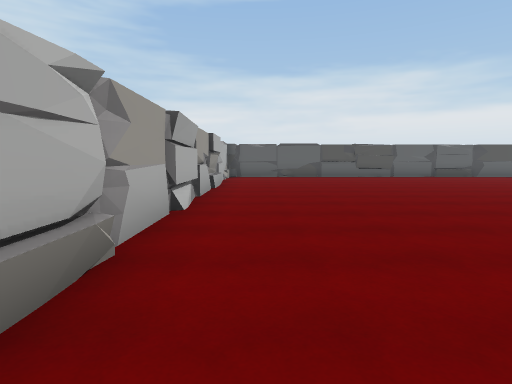
View 1 (above)

16 first-person views from a walk through a 3-D level made in the Unity game engine. The camera is 1.5 m above the floor, tilts 6° down and sees 80° across. The floor is counted in squares, 2 m on a side. Each view is taken from the middle of a square. On the plan, view 1 faces up. The plan holds only what a view shows up to about 10 squares ahead; the rest is blank. The place goes on beyond the plan. The player character is not drawn.

View 2
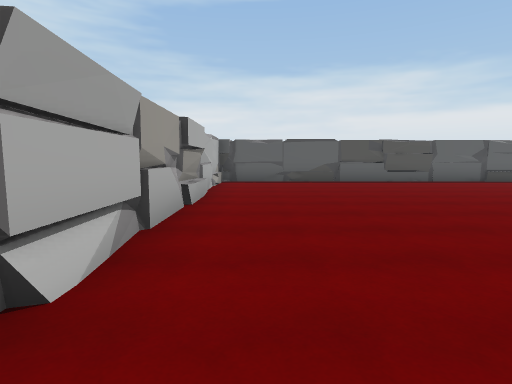

View 3
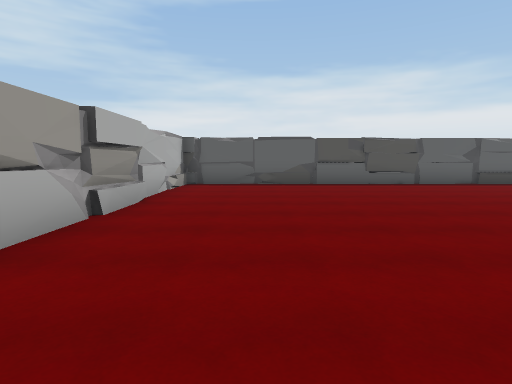

View 4
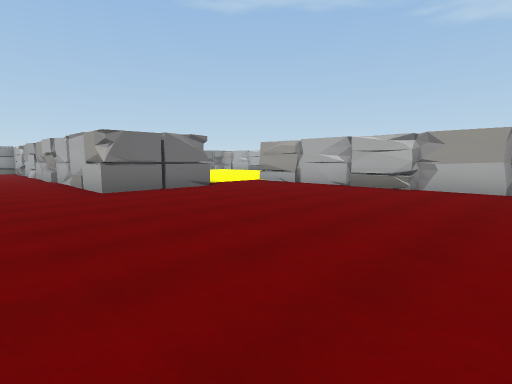

View 5
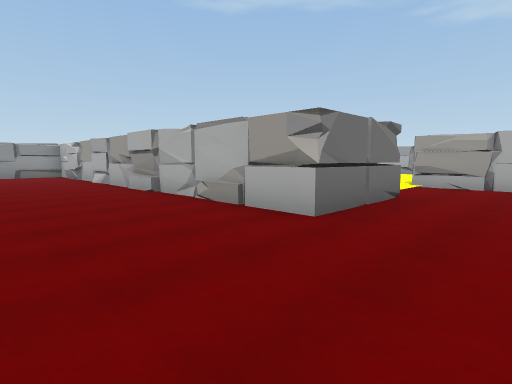

View 6
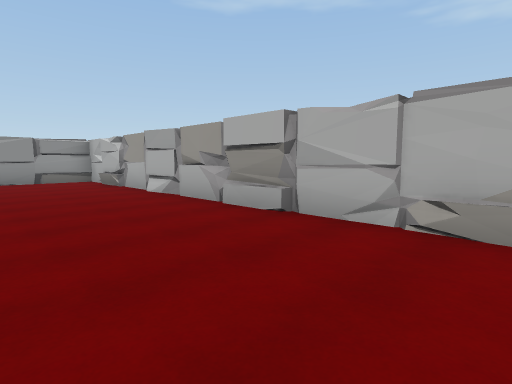

View 7
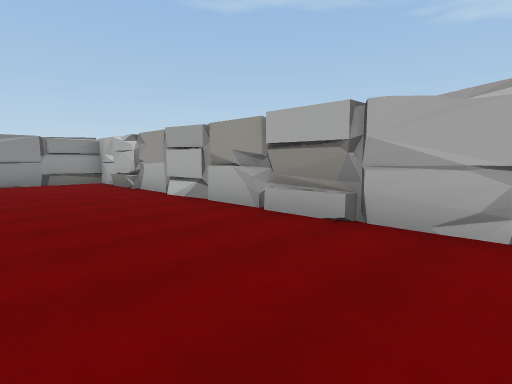

View 8
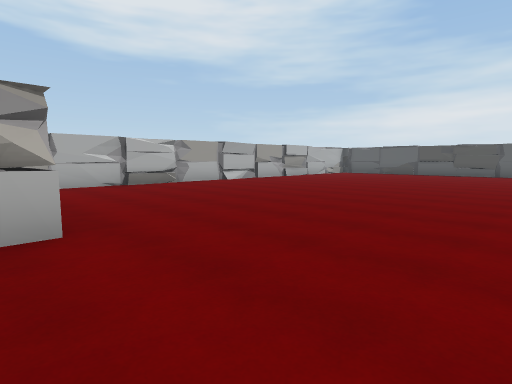

View 9
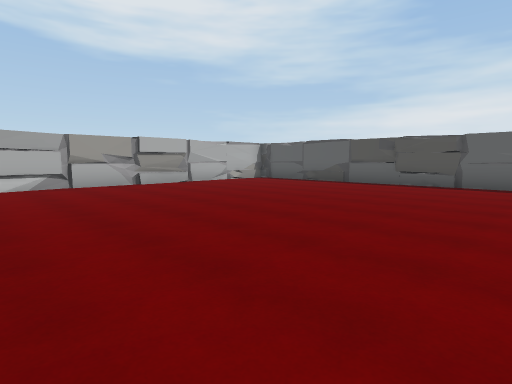

View 10
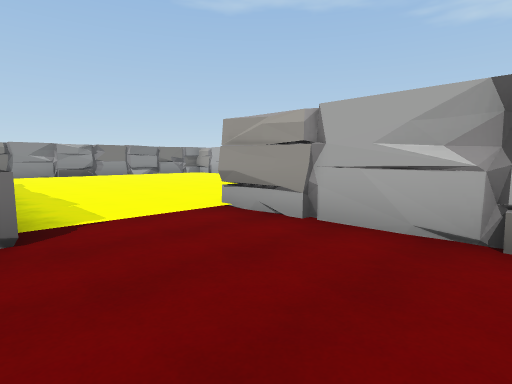

View 11
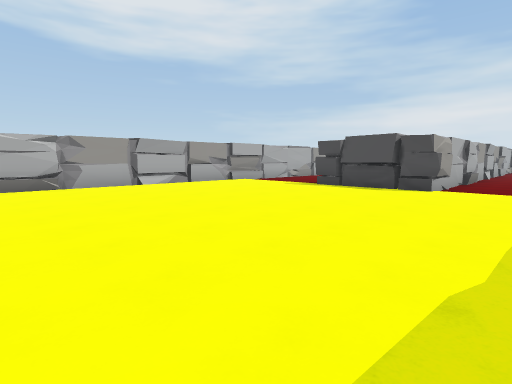

View 12
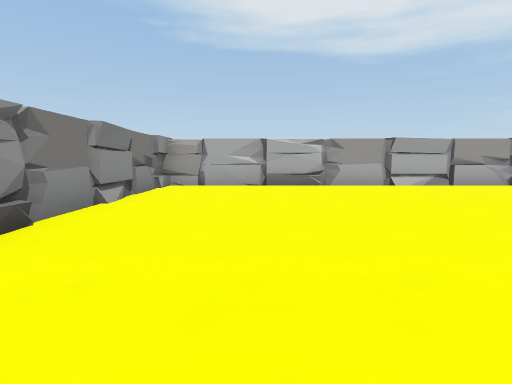

View 13
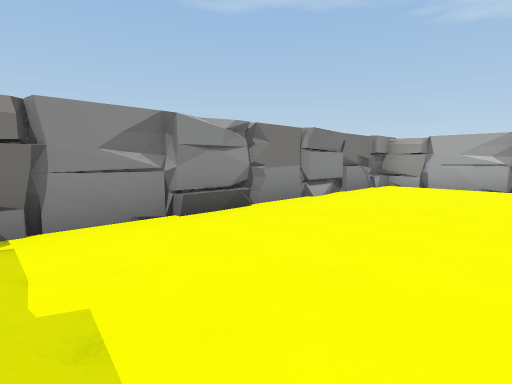

View 14
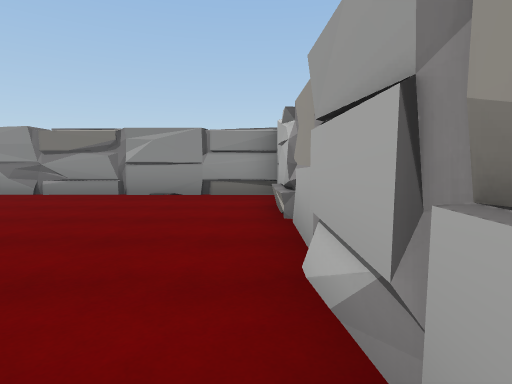

View 15
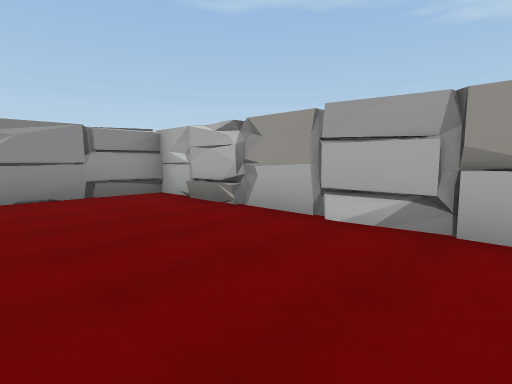

View 16
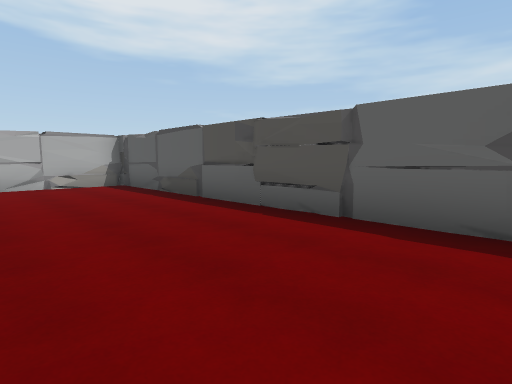

### Floor plan
Points are (right, up) in squares from view 1. A wall is a line through its corners. A room is listed if a view was taken in it or the views show most of it. See-through windows are left out.
Room 1 (views 1, 2, 3, 4, 5, 6, 7, 8, 9, 10, 14, 15, 16)
walls: (3, -2.2) (3, -2.7) (4.5, -2.7); (4.6, -2.3) (4.6, -15.5) (8.5, -15.5); (1.6, -2.3) (4.6, -2.3) (4.5, -2.8); (-1.2, 2.4) (-1.1, 1.8); (-1.2, 3.1) (-1.3, 2.6) (-1, 2); (-1.3, 0.5) (-1.2, -0.2); (-1.2, -1.1) (-1, -2.9); (4.5, -5.2) (4.6, -5.7); (-1.4, 7.4) (-1.2, 7); (-1.3, 7.6) (-1.2, 7.1); (-1.3, 7.7) (-1.1, 7.2); (-1.2, 8.1) (-1.1, 7.7); (4.4, -8.2) (4.6, -9.1); (4.5, -8.3) (4.6, -8.9); (-1.3, 11.8) (-1.2, 11.2); (8.5, 13.6) (-1.2, 13.6) (-1.2, -2.9); (4.6, -12.3) (4.5, -12.9); (4.6, -12.8) (4.6, -13.3); (4.5, -14.4) (4.6, -14.9)
low walls: (-1.3, 2.5) (-1.1, 1.9); (-1.3, 6) (-1.2, 5.5); (4.6, -4.7) (4.4, -5.3); (4.5, -9.7) (4.6, -10.3); (1.7, 13.5) (1.1, 13.6) (0.6, 13.5)
ways out: opening at (0.5, -3) to room 2
Room 2 (views 11, 12, 13)
walls: (-3.6, -3.1) (-4.6, -2.8); (-8.1, -8.4) (-8.2, -9); (-8.1, -9) (-8, -9.6); (-1, -2.9) (-4.4, -3); (-1, -2.9) (-1.8, -3); (-8.1, -3.6) (-8, -4.2); (-8.1, -3.3) (-8, -13.6) (0.8, -13.6); (-8.2, -3.4) (-7.9, -4.2); (-8.2, -10.9) (-8.1, -11.5); (-2.9, -13.6) (-2.5, -13.8); (-3, -13.7) (-2.5, -13.7); (-2.6, -13.7) (-2.1, -13.6); (-7, -13.7) (-6.5, -13.6); (-1, -13.8) (-0.2, -13.6); (-0.8, -13.8) (0.8, -13.6)
low walls: (-8.2, -5.2) (-8, -6.2); (-8.2, -9) (-8, -9.5); (-5.7, -13.8) (-4.7, -13.6)
ways out: opening at (0.5, -3) to room 1

Where each view was taken, in squares from view 1:
view 1: 0 up, 0 right, facing up
view 2: 3 up, 0 right, facing up
view 3: 4 up, 1 right, facing up
view 4: 5 up, 7 right, facing down-left
view 5: 0 up, 8 right, facing down-left
view 6: 4 down, 8 right, facing down-left
view 7: 5 down, 8 right, facing down-left
view 8: 3 down, 8 right, facing up-left
view 9: 4 up, 8 right, facing up-left
view 10: 1 up, 2 right, facing down-left
view 11: 11 down, 1 right, facing up-left
view 12: 11 down, 1 right, facing left
view 13: 10 down, 1 right, facing down-left
view 14: 9 down, 5 right, facing down
view 15: 9 down, 8 right, facing down-left
view 16: 10 up, 8 right, facing up-left
